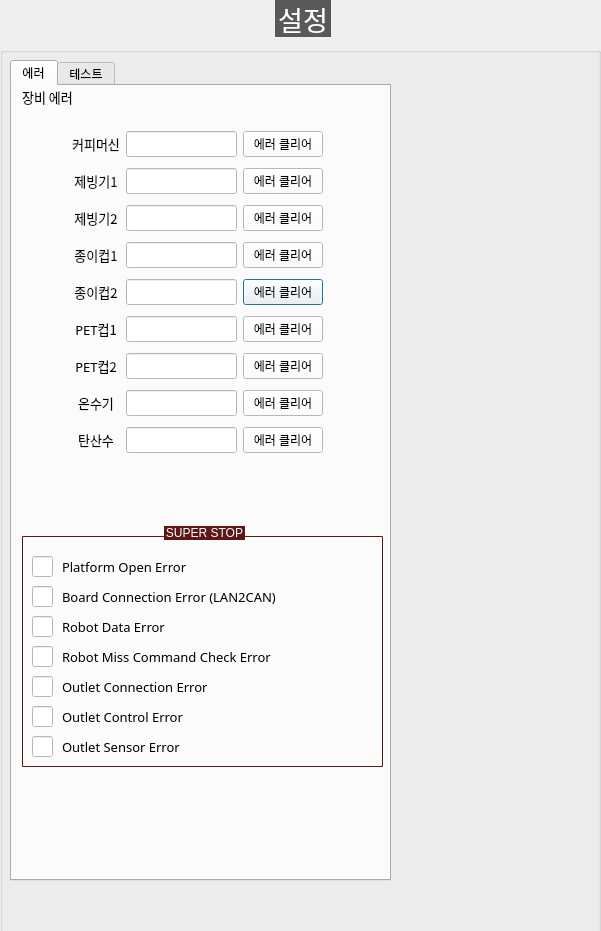
<?xml version="1.0" encoding="UTF-8"?>
<ui version="4.0">
 <class>DialogSetting</class>
 <widget class="QDialog" name="DialogSetting">
  <property name="geometry">
   <rect>
    <x>0</x>
    <y>0</y>
    <width>601</width>
    <height>931</height>
   </rect>
  </property>
  <property name="windowTitle">
   <string>Dialog</string>
  </property>
  <widget class="QGroupBox" name="GB_SETTING">
   <property name="geometry">
    <rect>
     <x>0</x>
     <y>0</y>
     <width>601</width>
     <height>971</height>
    </rect>
   </property>
   <property name="font">
    <font>
     <family>함초롬돋움</family>
     <pointsize>20</pointsize>
     <weight>50</weight>
     <italic>false</italic>
     <bold>false</bold>
    </font>
   </property>
   <property name="styleSheet">
    <string notr="true">QGroupBox  {
    margin-top: 10px;
	font: 20pt &quot;함초롬돋움&quot;;
}

QGroupBox::title  {
    subcontrol-origin: margin;
    subcontrol-position: top center;
    padding: 10px 8000px 10px 8000px;
    background-color: #595959;
    color: rgb(255, 255, 255);
}
QLabel {
	font: 10pt &quot;함초롬돋움&quot;;
}
QComboBox{
	font: 10pt &quot;함초롬돋움&quot;;
	background-color: #ffffff
}
QPushButton{
	font: 10pt &quot;함초롬돋움&quot;;
	background-color: #ffffff
}
QLineEdit{
	font: 10pt &quot;함초롬돋움&quot;;
	background-color: #ffffff
}



</string>
   </property>
   <property name="title">
    <string>설정</string>
   </property>
   <widget class="QTabWidget" name="tabWidget">
    <property name="geometry">
     <rect>
      <x>10</x>
      <y>60</y>
      <width>381</width>
      <height>821</height>
     </rect>
    </property>
    <property name="currentIndex">
     <number>0</number>
    </property>
    <widget class="QWidget" name="tab">
     <attribute name="title">
      <string>에러</string>
     </attribute>
     <widget class="QLabel" name="label_148">
      <property name="geometry">
       <rect>
        <x>0</x>
        <y>0</y>
        <width>71</width>
        <height>21</height>
       </rect>
      </property>
      <property name="font">
       <font>
        <family>함초롬돋움</family>
        <pointsize>10</pointsize>
        <weight>50</weight>
        <italic>false</italic>
        <bold>false</bold>
       </font>
      </property>
      <property name="text">
       <string>장비 에러</string>
      </property>
      <property name="alignment">
       <set>Qt::AlignCenter</set>
      </property>
     </widget>
     <widget class="QWidget" name="layoutWidget">
      <property name="geometry">
       <rect>
        <x>60</x>
        <y>40</y>
        <width>251</width>
        <height>336</height>
       </rect>
      </property>
      <layout class="QGridLayout" name="gridLayout">
       <item row="6" column="0">
        <widget class="QLabel" name="label_155">
         <property name="font">
          <font>
           <family>함초롬돋움</family>
           <pointsize>10</pointsize>
           <weight>50</weight>
           <italic>false</italic>
           <bold>false</bold>
          </font>
         </property>
         <property name="text">
          <string>PET컵2</string>
         </property>
         <property name="alignment">
          <set>Qt::AlignCenter</set>
         </property>
        </widget>
       </item>
       <item row="4" column="2">
        <widget class="QPushButton" name="BTN_ERROR_CLEAR_PAPER_CUP_2">
         <property name="text">
          <string>에러 클리어</string>
         </property>
        </widget>
       </item>
       <item row="0" column="1">
        <widget class="QLineEdit" name="LE_DEVICE_ERROR_COFFEE">
         <property name="font">
          <font>
           <family>함초롬돋움</family>
           <pointsize>10</pointsize>
           <weight>50</weight>
           <italic>false</italic>
           <bold>false</bold>
          </font>
         </property>
         <property name="text">
          <string/>
         </property>
         <property name="alignment">
          <set>Qt::AlignRight|Qt::AlignTrailing|Qt::AlignVCenter</set>
         </property>
         <property name="readOnly">
          <bool>true</bool>
         </property>
        </widget>
       </item>
       <item row="5" column="0">
        <widget class="QLabel" name="label_154">
         <property name="font">
          <font>
           <family>함초롬돋움</family>
           <pointsize>10</pointsize>
           <weight>50</weight>
           <italic>false</italic>
           <bold>false</bold>
          </font>
         </property>
         <property name="text">
          <string>PET컵1</string>
         </property>
         <property name="alignment">
          <set>Qt::AlignCenter</set>
         </property>
        </widget>
       </item>
       <item row="8" column="2">
        <widget class="QPushButton" name="BTN_ERROR_CLEAR_SODA">
         <property name="text">
          <string>에러 클리어</string>
         </property>
        </widget>
       </item>
       <item row="3" column="1">
        <widget class="QLineEdit" name="LE_DEVICE_ERROR_PAPER_CUP_1">
         <property name="font">
          <font>
           <family>함초롬돋움</family>
           <pointsize>10</pointsize>
           <weight>50</weight>
           <italic>false</italic>
           <bold>false</bold>
          </font>
         </property>
         <property name="text">
          <string/>
         </property>
         <property name="alignment">
          <set>Qt::AlignRight|Qt::AlignTrailing|Qt::AlignVCenter</set>
         </property>
         <property name="readOnly">
          <bool>true</bool>
         </property>
        </widget>
       </item>
       <item row="1" column="1">
        <widget class="QLineEdit" name="LE_DEVICE_ERROR_ICE_1">
         <property name="font">
          <font>
           <family>함초롬돋움</family>
           <pointsize>10</pointsize>
           <weight>50</weight>
           <italic>false</italic>
           <bold>false</bold>
          </font>
         </property>
         <property name="text">
          <string/>
         </property>
         <property name="alignment">
          <set>Qt::AlignRight|Qt::AlignTrailing|Qt::AlignVCenter</set>
         </property>
         <property name="readOnly">
          <bool>true</bool>
         </property>
        </widget>
       </item>
       <item row="1" column="0">
        <widget class="QLabel" name="label_150">
         <property name="font">
          <font>
           <family>함초롬돋움</family>
           <pointsize>10</pointsize>
           <weight>50</weight>
           <italic>false</italic>
           <bold>false</bold>
          </font>
         </property>
         <property name="text">
          <string>제빙기1</string>
         </property>
         <property name="alignment">
          <set>Qt::AlignCenter</set>
         </property>
        </widget>
       </item>
       <item row="1" column="2">
        <widget class="QPushButton" name="BTN_ERROR_CLEAR_ICE_1">
         <property name="text">
          <string>에러 클리어</string>
         </property>
        </widget>
       </item>
       <item row="7" column="2">
        <widget class="QPushButton" name="BTN_ERROR_CLEAR_HOT_WATER">
         <property name="text">
          <string>에러 클리어</string>
         </property>
        </widget>
       </item>
       <item row="7" column="1">
        <widget class="QLineEdit" name="LE_DEVICE_ERROR_HOT_WATER">
         <property name="font">
          <font>
           <family>함초롬돋움</family>
           <pointsize>10</pointsize>
           <weight>50</weight>
           <italic>false</italic>
           <bold>false</bold>
          </font>
         </property>
         <property name="text">
          <string/>
         </property>
         <property name="alignment">
          <set>Qt::AlignRight|Qt::AlignTrailing|Qt::AlignVCenter</set>
         </property>
         <property name="readOnly">
          <bool>true</bool>
         </property>
        </widget>
       </item>
       <item row="0" column="2">
        <widget class="QPushButton" name="BTN_ERROR_CLEAR_COFFEE">
         <property name="text">
          <string>에러 클리어</string>
         </property>
        </widget>
       </item>
       <item row="4" column="0">
        <widget class="QLabel" name="label_152">
         <property name="font">
          <font>
           <family>함초롬돋움</family>
           <pointsize>10</pointsize>
           <weight>50</weight>
           <italic>false</italic>
           <bold>false</bold>
          </font>
         </property>
         <property name="text">
          <string>종이컵2</string>
         </property>
         <property name="alignment">
          <set>Qt::AlignCenter</set>
         </property>
        </widget>
       </item>
       <item row="6" column="1">
        <widget class="QLineEdit" name="LE_DEVICE_ERROR_PET_CUP_2">
         <property name="font">
          <font>
           <family>함초롬돋움</family>
           <pointsize>10</pointsize>
           <weight>50</weight>
           <italic>false</italic>
           <bold>false</bold>
          </font>
         </property>
         <property name="text">
          <string/>
         </property>
         <property name="alignment">
          <set>Qt::AlignRight|Qt::AlignTrailing|Qt::AlignVCenter</set>
         </property>
         <property name="readOnly">
          <bool>true</bool>
         </property>
        </widget>
       </item>
       <item row="5" column="1">
        <widget class="QLineEdit" name="LE_DEVICE_ERROR_PET_CUP_1">
         <property name="font">
          <font>
           <family>함초롬돋움</family>
           <pointsize>10</pointsize>
           <weight>50</weight>
           <italic>false</italic>
           <bold>false</bold>
          </font>
         </property>
         <property name="text">
          <string/>
         </property>
         <property name="alignment">
          <set>Qt::AlignRight|Qt::AlignTrailing|Qt::AlignVCenter</set>
         </property>
         <property name="readOnly">
          <bool>true</bool>
         </property>
        </widget>
       </item>
       <item row="3" column="2">
        <widget class="QPushButton" name="BTN_ERROR_CLEAR_PAPER_CUP_1">
         <property name="text">
          <string>에러 클리어</string>
         </property>
        </widget>
       </item>
       <item row="2" column="2">
        <widget class="QPushButton" name="BTN_ERROR_CLEAR_ICE_2">
         <property name="text">
          <string>에러 클리어</string>
         </property>
        </widget>
       </item>
       <item row="3" column="0">
        <widget class="QLabel" name="label_153">
         <property name="font">
          <font>
           <family>함초롬돋움</family>
           <pointsize>10</pointsize>
           <weight>50</weight>
           <italic>false</italic>
           <bold>false</bold>
          </font>
         </property>
         <property name="text">
          <string>종이컵1</string>
         </property>
         <property name="alignment">
          <set>Qt::AlignCenter</set>
         </property>
        </widget>
       </item>
       <item row="8" column="0">
        <widget class="QLabel" name="label_157">
         <property name="font">
          <font>
           <family>함초롬돋움</family>
           <pointsize>10</pointsize>
           <weight>50</weight>
           <italic>false</italic>
           <bold>false</bold>
          </font>
         </property>
         <property name="text">
          <string>탄산수</string>
         </property>
         <property name="alignment">
          <set>Qt::AlignCenter</set>
         </property>
        </widget>
       </item>
       <item row="8" column="1">
        <widget class="QLineEdit" name="LE_DEVICE_ERROR_SODA">
         <property name="font">
          <font>
           <family>함초롬돋움</family>
           <pointsize>10</pointsize>
           <weight>50</weight>
           <italic>false</italic>
           <bold>false</bold>
          </font>
         </property>
         <property name="text">
          <string/>
         </property>
         <property name="alignment">
          <set>Qt::AlignRight|Qt::AlignTrailing|Qt::AlignVCenter</set>
         </property>
         <property name="readOnly">
          <bool>true</bool>
         </property>
        </widget>
       </item>
       <item row="2" column="0">
        <widget class="QLabel" name="label_151">
         <property name="font">
          <font>
           <family>함초롬돋움</family>
           <pointsize>10</pointsize>
           <weight>50</weight>
           <italic>false</italic>
           <bold>false</bold>
          </font>
         </property>
         <property name="text">
          <string>제빙기2</string>
         </property>
         <property name="alignment">
          <set>Qt::AlignCenter</set>
         </property>
        </widget>
       </item>
       <item row="6" column="2">
        <widget class="QPushButton" name="BTN_ERROR_CLEAR_PET_CUP_2">
         <property name="text">
          <string>에러 클리어</string>
         </property>
        </widget>
       </item>
       <item row="2" column="1">
        <widget class="QLineEdit" name="LE_DEVICE_ERROR_ICE_2">
         <property name="font">
          <font>
           <family>함초롬돋움</family>
           <pointsize>10</pointsize>
           <weight>50</weight>
           <italic>false</italic>
           <bold>false</bold>
          </font>
         </property>
         <property name="text">
          <string/>
         </property>
         <property name="alignment">
          <set>Qt::AlignRight|Qt::AlignTrailing|Qt::AlignVCenter</set>
         </property>
         <property name="readOnly">
          <bool>true</bool>
         </property>
        </widget>
       </item>
       <item row="0" column="0">
        <widget class="QLabel" name="label_149">
         <property name="font">
          <font>
           <family>함초롬돋움</family>
           <pointsize>10</pointsize>
           <weight>50</weight>
           <italic>false</italic>
           <bold>false</bold>
          </font>
         </property>
         <property name="text">
          <string>커피머신</string>
         </property>
         <property name="alignment">
          <set>Qt::AlignCenter</set>
         </property>
        </widget>
       </item>
       <item row="5" column="2">
        <widget class="QPushButton" name="BTN_ERROR_CLEAR_PET_CUP_1">
         <property name="text">
          <string>에러 클리어</string>
         </property>
        </widget>
       </item>
       <item row="7" column="0">
        <widget class="QLabel" name="label_156">
         <property name="font">
          <font>
           <family>함초롬돋움</family>
           <pointsize>10</pointsize>
           <weight>50</weight>
           <italic>false</italic>
           <bold>false</bold>
          </font>
         </property>
         <property name="text">
          <string>온수기</string>
         </property>
         <property name="alignment">
          <set>Qt::AlignCenter</set>
         </property>
        </widget>
       </item>
       <item row="4" column="1">
        <widget class="QLineEdit" name="LE_DEVICE_ERROR_PAPER_CUP_2">
         <property name="font">
          <font>
           <family>함초롬돋움</family>
           <pointsize>10</pointsize>
           <weight>50</weight>
           <italic>false</italic>
           <bold>false</bold>
          </font>
         </property>
         <property name="text">
          <string/>
         </property>
         <property name="alignment">
          <set>Qt::AlignRight|Qt::AlignTrailing|Qt::AlignVCenter</set>
         </property>
         <property name="readOnly">
          <bool>true</bool>
         </property>
        </widget>
       </item>
      </layout>
     </widget>
     <widget class="QGroupBox" name="GB_SUPER_STOP">
      <property name="geometry">
       <rect>
        <x>10</x>
        <y>440</y>
        <width>361</width>
        <height>241</height>
       </rect>
      </property>
      <property name="styleSheet">
       <string notr="true">QGroupBox  {
    border: 1px solid gray;
    border-color: #FF5D1717;
    margin-top: 10px;
    font-size: 12px;
    border-radius: 1px;
}

QGroupBox::title  {
    subcontrol-origin: margin;
    subcontrol-position: top center;
    padding: 5px 8000px 5px 8000px;
    background-color: #FF5D1717;
    color: rgb(255, 255, 255);
}</string>
      </property>
      <property name="title">
       <string>SUPER STOP</string>
      </property>
      <widget class="QLabel" name="label_203">
       <property name="geometry">
        <rect>
         <x>40</x>
         <y>60</y>
         <width>251</width>
         <height>21</height>
        </rect>
       </property>
       <property name="font">
        <font>
         <family>함초롬돋움</family>
         <pointsize>10</pointsize>
         <weight>50</weight>
         <italic>false</italic>
         <bold>false</bold>
        </font>
       </property>
       <property name="text">
        <string>Board Connection Error (LAN2CAN)</string>
       </property>
      </widget>
      <widget class="QLineEdit" name="LE_SUPER_STOP_BOARD_CONNECTION">
       <property name="geometry">
        <rect>
         <x>10</x>
         <y>60</y>
         <width>21</width>
         <height>21</height>
        </rect>
       </property>
       <property name="font">
        <font>
         <family>함초롬돋움</family>
         <pointsize>10</pointsize>
         <weight>50</weight>
         <italic>false</italic>
         <bold>false</bold>
        </font>
       </property>
       <property name="readOnly">
        <bool>true</bool>
       </property>
      </widget>
      <widget class="QLabel" name="label_209">
       <property name="geometry">
        <rect>
         <x>40</x>
         <y>90</y>
         <width>251</width>
         <height>21</height>
        </rect>
       </property>
       <property name="font">
        <font>
         <family>함초롬돋움</family>
         <pointsize>10</pointsize>
         <weight>50</weight>
         <italic>false</italic>
         <bold>false</bold>
        </font>
       </property>
       <property name="text">
        <string>Robot Data Error</string>
       </property>
      </widget>
      <widget class="QLineEdit" name="LE_SUPER_STOP_ROBOT_DATA">
       <property name="geometry">
        <rect>
         <x>10</x>
         <y>90</y>
         <width>21</width>
         <height>21</height>
        </rect>
       </property>
       <property name="font">
        <font>
         <family>함초롬돋움</family>
         <pointsize>10</pointsize>
         <weight>50</weight>
         <italic>false</italic>
         <bold>false</bold>
        </font>
       </property>
       <property name="readOnly">
        <bool>true</bool>
       </property>
      </widget>
      <widget class="QLabel" name="label_210">
       <property name="geometry">
        <rect>
         <x>40</x>
         <y>120</y>
         <width>251</width>
         <height>21</height>
        </rect>
       </property>
       <property name="font">
        <font>
         <family>함초롬돋움</family>
         <pointsize>10</pointsize>
         <weight>50</weight>
         <italic>false</italic>
         <bold>false</bold>
        </font>
       </property>
       <property name="text">
        <string>Robot Miss Command Check Error</string>
       </property>
      </widget>
      <widget class="QLineEdit" name="LE_SUPER_STOP_ROBOT_MISS_COMMAND_CHECK">
       <property name="geometry">
        <rect>
         <x>10</x>
         <y>120</y>
         <width>21</width>
         <height>21</height>
        </rect>
       </property>
       <property name="font">
        <font>
         <family>함초롬돋움</family>
         <pointsize>10</pointsize>
         <weight>50</weight>
         <italic>false</italic>
         <bold>false</bold>
        </font>
       </property>
       <property name="readOnly">
        <bool>true</bool>
       </property>
      </widget>
      <widget class="QLineEdit" name="LE_SUPER_STOP_OUTLET_CONNECTION">
       <property name="geometry">
        <rect>
         <x>10</x>
         <y>150</y>
         <width>21</width>
         <height>21</height>
        </rect>
       </property>
       <property name="font">
        <font>
         <family>함초롬돋움</family>
         <pointsize>10</pointsize>
         <weight>50</weight>
         <italic>false</italic>
         <bold>false</bold>
        </font>
       </property>
       <property name="readOnly">
        <bool>true</bool>
       </property>
      </widget>
      <widget class="QLabel" name="label_211">
       <property name="geometry">
        <rect>
         <x>40</x>
         <y>150</y>
         <width>251</width>
         <height>21</height>
        </rect>
       </property>
       <property name="font">
        <font>
         <family>함초롬돋움</family>
         <pointsize>10</pointsize>
         <weight>50</weight>
         <italic>false</italic>
         <bold>false</bold>
        </font>
       </property>
       <property name="text">
        <string>Outlet Connection Error</string>
       </property>
      </widget>
      <widget class="QLabel" name="label_212">
       <property name="geometry">
        <rect>
         <x>40</x>
         <y>180</y>
         <width>251</width>
         <height>21</height>
        </rect>
       </property>
       <property name="font">
        <font>
         <family>함초롬돋움</family>
         <pointsize>10</pointsize>
         <weight>50</weight>
         <italic>false</italic>
         <bold>false</bold>
        </font>
       </property>
       <property name="text">
        <string>Outlet Control Error</string>
       </property>
      </widget>
      <widget class="QLineEdit" name="LE_SUPER_STOP_OUTLET_CONTROL">
       <property name="geometry">
        <rect>
         <x>10</x>
         <y>180</y>
         <width>21</width>
         <height>21</height>
        </rect>
       </property>
       <property name="font">
        <font>
         <family>함초롬돋움</family>
         <pointsize>10</pointsize>
         <weight>50</weight>
         <italic>false</italic>
         <bold>false</bold>
        </font>
       </property>
       <property name="readOnly">
        <bool>true</bool>
       </property>
      </widget>
      <widget class="QLabel" name="label_213">
       <property name="geometry">
        <rect>
         <x>40</x>
         <y>210</y>
         <width>251</width>
         <height>21</height>
        </rect>
       </property>
       <property name="font">
        <font>
         <family>함초롬돋움</family>
         <pointsize>10</pointsize>
         <weight>50</weight>
         <italic>false</italic>
         <bold>false</bold>
        </font>
       </property>
       <property name="text">
        <string>Outlet Sensor Error</string>
       </property>
      </widget>
      <widget class="QLineEdit" name="LE_SUPER_STOP_OUTLET_SENSOR">
       <property name="geometry">
        <rect>
         <x>10</x>
         <y>210</y>
         <width>21</width>
         <height>21</height>
        </rect>
       </property>
       <property name="font">
        <font>
         <family>함초롬돋움</family>
         <pointsize>10</pointsize>
         <weight>50</weight>
         <italic>false</italic>
         <bold>false</bold>
        </font>
       </property>
       <property name="readOnly">
        <bool>true</bool>
       </property>
      </widget>
      <widget class="QLabel" name="label_214">
       <property name="geometry">
        <rect>
         <x>40</x>
         <y>30</y>
         <width>251</width>
         <height>21</height>
        </rect>
       </property>
       <property name="font">
        <font>
         <family>함초롬돋움</family>
         <pointsize>10</pointsize>
         <weight>50</weight>
         <italic>false</italic>
         <bold>false</bold>
        </font>
       </property>
       <property name="text">
        <string>Platform Open Error</string>
       </property>
      </widget>
      <widget class="QLineEdit" name="LE_SUPER_STOP_PLATFORM_OPEN">
       <property name="geometry">
        <rect>
         <x>10</x>
         <y>30</y>
         <width>21</width>
         <height>21</height>
        </rect>
       </property>
       <property name="font">
        <font>
         <family>함초롬돋움</family>
         <pointsize>10</pointsize>
         <weight>50</weight>
         <italic>false</italic>
         <bold>false</bold>
        </font>
       </property>
       <property name="readOnly">
        <bool>true</bool>
       </property>
      </widget>
     </widget>
    </widget>
    <widget class="QWidget" name="tab_2">
     <attribute name="title">
      <string>테스트</string>
     </attribute>
     <widget class="QTableWidget" name="TW_TEST_MENU">
      <property name="geometry">
       <rect>
        <x>20</x>
        <y>10</y>
        <width>331</width>
        <height>371</height>
       </rect>
      </property>
      <attribute name="horizontalHeaderDefaultSectionSize">
       <number>140</number>
      </attribute>
     </widget>
     <widget class="QPushButton" name="BTN_TEST_ORDER">
      <property name="geometry">
       <rect>
        <x>150</x>
        <y>410</y>
        <width>89</width>
        <height>51</height>
       </rect>
      </property>
      <property name="text">
       <string>테스트 주문</string>
      </property>
     </widget>
     <widget class="QPushButton" name="BTN_DB_RELOAD">
      <property name="geometry">
       <rect>
        <x>20</x>
        <y>680</y>
        <width>89</width>
        <height>51</height>
       </rect>
      </property>
      <property name="text">
       <string>DB reload</string>
      </property>
     </widget>
     <widget class="QCheckBox" name="CB_ADD_SHOT">
      <property name="geometry">
       <rect>
        <x>40</x>
        <y>420</y>
        <width>92</width>
        <height>23</height>
       </rect>
      </property>
      <property name="text">
       <string>add Shot</string>
      </property>
     </widget>
    </widget>
   </widget>
  </widget>
 </widget>
 <resources/>
 <connections/>
</ui>
